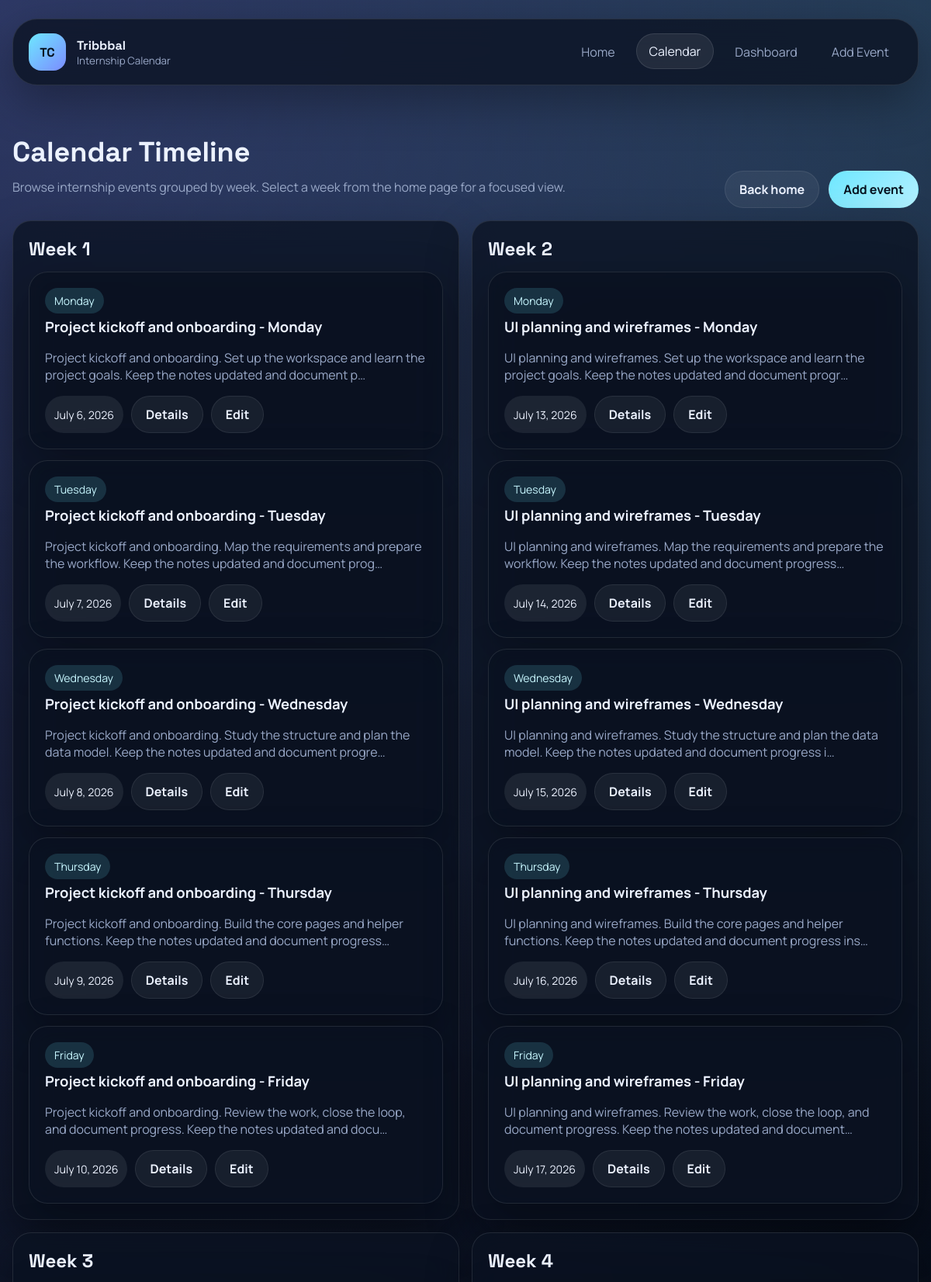
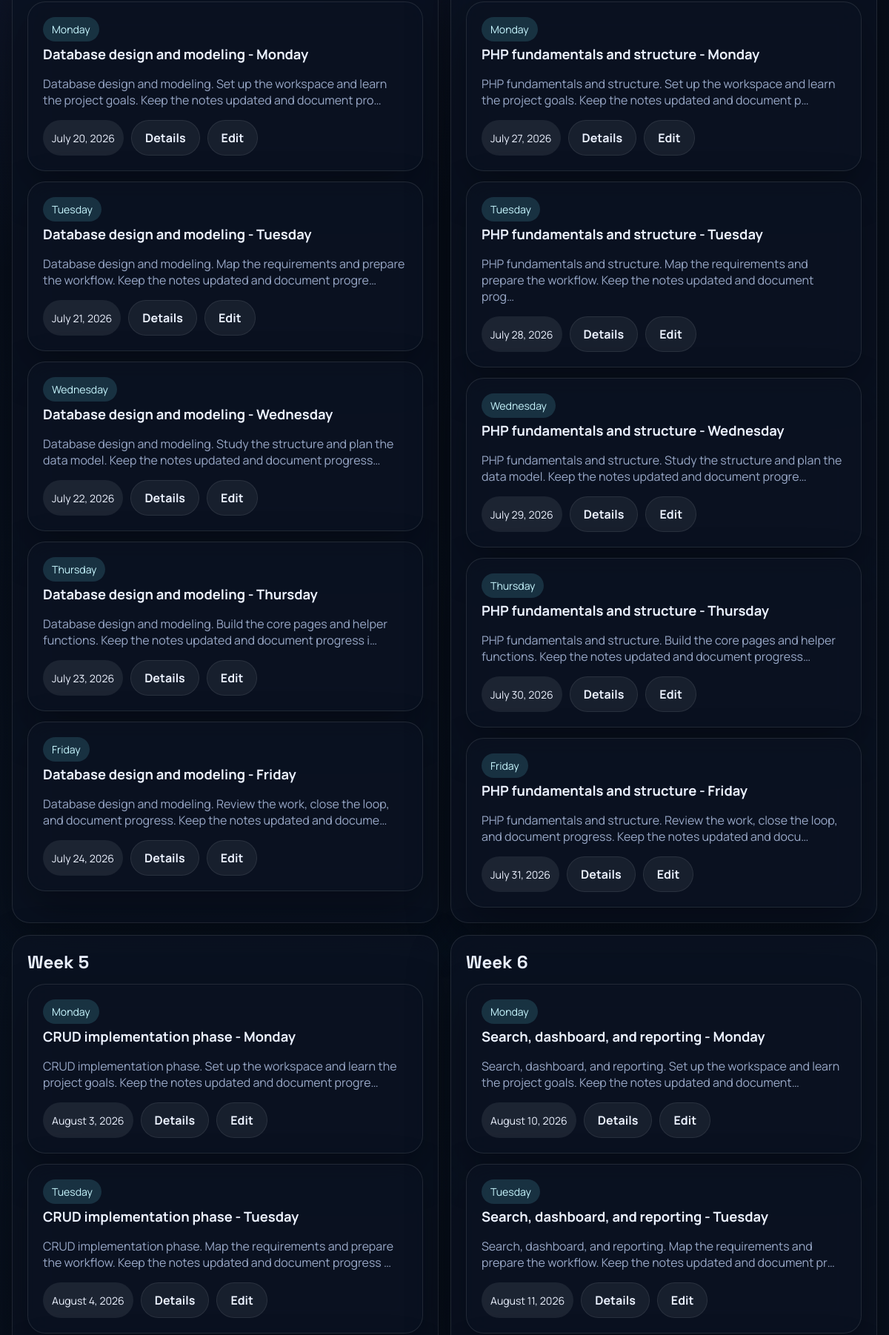
/calendar.php (upper part), run on the app's committed database (2 pictures, top to bottom).
### tables this page shows
CREATE TABLE calendar_events (
    id INT AUTO_INCREMENT PRIMARY KEY,
    week INT NOT NULL,
    day VARCHAR(20) NOT NULL,
    title VARCHAR(255) NOT NULL,
    description TEXT NOT NULL,
    success_criteria TEXT NOT NULL,
    traps TEXT DEFAULT NULL,
    event_date DATE NOT NULL,
    created_at TIMESTAMP DEFAULT CURRENT_TIMESTAMP
);

### includes/functions.php (called while the page is built, shortened)
<?php
function app_db(): mysqli
{
    static $connection = null;
    if ($connection instanceof mysqli) {
        return $connection;
    }
    try {
        $connection = mysqli_connect(DB_HOST, DB_USER, DB_PASS, DB_NAME);
    } catch (mysqli_sql_exception $e) {
        http_response_code(500);
        die(
            'Database connection failed. ' .
            'Create the `internship_app` MySQL user, import `sql/internship_calendar.sql`, ' .
            'and update `config/database.php`. ' .
            'Details: ' . htmlspecialchars($e->getMessage(), ENT_QUOTES, 'UTF-8')
        );
    }
    mysqli_set_charset($connection, 'utf8mb4');
    return $connection;
}
function app_escape(?string $value): string
{
    return htmlspecialchars(trim((string) $value), ENT_QUOTES, 'UTF-8');
}
function app_text_lines(?string $text): array
{
    $text = trim((string) $text);
    $text = str_replace(["\r\n", "\r"], "\n", $text);
    return array_values(array_filter(array_map('trim', explode("\n", $text))));
}
function app_text_preview(?string $text, int $limit = 120): string
{
    $lines = app_text_lines($text);
    $preview = implode(' ', array_slice($lines, 0, 2));
    return strlen($preview) > $limit ? substr($preview, 0, $limit - 1) . '…' : $preview;
}
function app_format_date(?string $date): string
{
    $timestamp = strtotime($date);
    return $timestamp ? date('F j, Y', $timestamp) : '-';
}
function app_fetch_events(string $search = ''): array
{
    $conn = app_db();
    $sql = 'SELECT * FROM calendar_events';
    $sql .= ' ORDER BY event_date ASC, week ASC, day ASC, id ASC';
    $result = mysqli_query($conn, $sql);
    $events = [];
    if ($result instanceof mysqli_result) {
        while ($row = mysqli_fetch_assoc($result)) {
            $events[] = $row;
        }
    }
    return $events;
}
function app_event_weeks(array $events): array
{
    $weeks = [];
    foreach ($events as $event) {
        $week = (int) $event['week'];
        if (!isset($weeks[$week])) {
            $weeks[$week] = [];
        }
        $weeks[$week][] = $event;
    }
    ksort($weeks);
    return $weeks;
}

### calendar.php (the view, shortened to what this page needs)
<?php
require_once __DIR__ . '/includes/functions.php';
$events = app_fetch_events();
$grouped = app_event_weeks($events);
require_once __DIR__ . '/includes/header.php';
?>
<section class="section">
    <div class="section-header">
        <div>
            <h1 class="section-title">Calendar Timeline</h1>
            <p class="section-subtitle">Browse internship events grouped by week. Select a week from the home page for a focused view.</p>
        </div>
        <div class="toolbar">
            <a class="ghost-btn" href="index.php">Back home</a>
            <a class="btn" href="add-event.php">Add event</a>
        </div>
    </div>
    <?php if ($grouped): ?>
        <div class="grid calendar-grid">
            <?php foreach ($grouped as $weekNumber => $weekEvents): ?>
                <article class="panel">
                    <h2 class="timeline-week">Week <?= (int) $weekNumber ?></h2>
                    <?php foreach ($weekEvents as $event): ?>
                        <div class="timeline-event" data-event-date="<?= app_escape($event['event_date']) ?>">
                            <span class="pill accent"><?= app_escape($event['day']) ?></span>
                            <h3 class="timeline-title"><?= app_escape($event['title']) ?></h3>
                            <p class="timeline-desc"><?= app_escape(app_text_preview($event['description'])) ?></p>
                            <div class="timeline-meta">
                                <span class="pill"><?= app_format_date($event['event_date']) ?></span>
                                <a class="ghost-btn" href="event.php?id=<?= (int) $event['id'] ?>">Details</a>
                                <a class="ghost-btn" href="edit-event.php?id=<?= (int) $event['id'] ?>">Edit</a>
                            </div>
                        </div>
                    <?php endforeach; ?>
                </article>
            <?php endforeach; ?>
        </div>
    <?php endif; ?>
</section>
<?php require_once __DIR__ . '/includes/footer.php'; ?>

### assets/css/style.css (style rules this page uses)
:root { --bg: #08111f; --bg-soft: #101b31; --panel: rgba(11, 18, 34, 0.78); --panel-strong: #111d35; --line: rgba(255, 255, 255, 0.1); --text: #ecf2ff; --muted: #99a8c7; --accent: #6ee7ff; --accent-2: #7c8cff; --success: #22c55e; --warning: #f59e0b; --danger: #ef4444; --shadow: 0 22px 60px rgba(0, 0, 0, 0.32); --radius: 24px; --font-body: 'Manrope', system-ui, sans-serif; --font-display: 'Space Grotesk', 'Manrope', system-ui, sans-serif; }
* { box-sizing: border-box; }
html { scroll-behavior: smooth; }
body { margin: 0; font-family: var(--font-body); color: var(--text); background: radial-gradient(circle at top left, rgba(124, 140, 255, 0.32), transparent 35%), radial-gradient(circle at top right, rgba(110, 231, 255, 0.18), transparent 26%), linear-gradient(180deg, #050914 0%, var(--bg) 55%, #030611 100%); min-height: 100vh; }
a { color: inherit; text-decoration: none; }
.site-header, .flash, .panel, .card, .metric, .timeline-event, .form-shell, .empty-state, .site-footer { backdrop-filter: blur(16px); -webkit-backdrop-filter: blur(16px); background: var(--panel); border: 1px solid var(--line); box-shadow: var(--shadow); }
.brand strong, .section-title, .hero h1, .metric-value, .card-title, .timeline-week, .form-shell h1 { font-family: var(--font-display); }
.site-nav a, .btn, .ghost-btn, .danger-btn, .nav-toggle { border-radius: 999px; border: 1px solid transparent; transition: transform 180ms ease, background 180ms ease, border-color 180ms ease, color 180ms ease; }
.hero-panel, .panel, .form-shell, .card, .metric, .timeline-event, .empty-state { border-radius: var(--radius); }
.hero h1, .section-title, .form-shell h1 { margin: 14px 0 10px; font-size: clamp(2rem, 3vw, 3.7rem); line-height: 1; }
.hero p, .section-subtitle, .empty-state p, .metric-label, .card-meta, .timeline-desc, .form-hint, .site-footer, .helper-copy { color: var(--muted); }
.hero-actions, .toolbar, .form-actions { display: flex; flex-wrap: wrap; gap: 12px; align-items: center; }
.btn, .ghost-btn, .danger-btn { display: inline-flex; align-items: center; justify-content: center; gap: 8px; padding: 12px 18px; font-weight: 700; cursor: pointer; }
.btn { color: #06111f; background: linear-gradient(135deg, var(--accent), #b3f0ff); }
.ghost-btn { color: var(--text); background: rgba(255, 255, 255, 0.06); border-color: rgba(255, 255, 255, 0.08); }
.section { margin-top: 26px; }
.section-header { display: flex; align-items: end; justify-content: space-between; gap: 16px; margin-bottom: 16px; }
.grid { display: grid; gap: 16px; }
.calendar-grid { grid-template-columns: repeat(2, minmax(0, 1fr)); }
.card, .timeline-event, .empty-state, .panel, .form-shell { padding: 20px; }
.pill { display: inline-flex; align-items: center; padding: 7px 12px; border-radius: 999px; background: rgba(255, 255, 255, 0.08); color: var(--text); font-size: 0.88rem; }
.pill.accent { background: rgba(110, 231, 255, 0.15); color: #c8f7ff; }
.timeline-week { margin: 0 0 14px; font-size: 1.5rem; }
.timeline-event + .timeline-event { margin-top: 14px; }
.timeline-title { margin: 4px 0 10px; font-size: 1.15rem; }
.timeline-meta { display: flex; gap: 10px; flex-wrap: wrap; margin-top: 14px; }

### data on the page
calendar_events: day "Monday", title "Project kickoff and onboarding - Monday", description "Project kickoff and onboarding. Set up the workspace and learn the project goals. Keep the notes updated and document p…", event_date "July 6, 2026"
calendar_events: day "Tuesday", title "Project kickoff and onboarding - Tuesday", description "Project kickoff and onboarding. Map the requirements and prepare the workflow. Keep the notes updated and document prog…", event_date "July 7, 2026"
calendar_events: day "Wednesday", title "Project kickoff and onboarding - Wednesday", description "Project kickoff and onboarding. Study the structure and plan the data model. Keep the notes updated and document progre…", event_date "July 8, 2026"
calendar_events: day "Thursday", title "Project kickoff and onboarding - Thursday", description "Project kickoff and onboarding. Build the core pages and helper functions. Keep the notes updated and document progress…", event_date "July 9, 2026"
calendar_events: day "Friday", title "Project kickoff and onboarding - Friday", description "Project kickoff and onboarding. Review the work, close the loop, and document progress. Keep the notes updated and docu…", event_date "July 10, 2026"
calendar_events: day "Monday", title "UI planning and wireframes - Monday", description "UI planning and wireframes. Set up the workspace and learn the project goals. Keep the notes updated and document progr…", event_date "July 13, 2026"
calendar_events: day "Tuesday", title "UI planning and wireframes - Tuesday", description "UI planning and wireframes. Map the requirements and prepare the workflow. Keep the notes updated and document progress…", event_date "July 14, 2026"
calendar_events: day "Wednesday", title "UI planning and wireframes - Wednesday", description "UI planning and wireframes. Study the structure and plan the data model. Keep the notes updated and document progress i…", event_date "July 15, 2026"
calendar_events: day "Thursday", title "UI planning and wireframes - Thursday", description "UI planning and wireframes. Build the core pages and helper functions. Keep the notes updated and document progress ins…", event_date "July 16, 2026"
calendar_events: day "Friday", title "UI planning and wireframes - Friday", description "UI planning and wireframes. Review the work, close the loop, and document progress. Keep the notes updated and document…", event_date "July 17, 2026"
calendar_events: day "Monday", title "Database design and modeling - Monday", description "Database design and modeling. Set up the workspace and learn the project goals. Keep the notes updated and document pro…", event_date "July 20, 2026"
calendar_events: day "Tuesday", title "Database design and modeling - Tuesday", description "Database design and modeling. Map the requirements and prepare the workflow. Keep the notes updated and document progre…", event_date "July 21, 2026"
calendar_events: day "Wednesday", title "Database design and modeling - Wednesday", description "Database design and modeling. Study the structure and plan the data model. Keep the notes updated and document progress…", event_date "July 22, 2026"
calendar_events: day "Thursday", title "Database design and modeling - Thursday", description "Database design and modeling. Build the core pages and helper functions. Keep the notes updated and document progress i…", event_date "July 23, 2026"
calendar_events: day "Friday", title "Database design and modeling - Friday", description "Database design and modeling. Review the work, close the loop, and document progress. Keep the notes updated and docume…", event_date "July 24, 2026"
calendar_events: day "Monday", title "PHP fundamentals and structure - Monday", description "PHP fundamentals and structure. Set up the workspace and learn the project goals. Keep the notes updated and document p…", event_date "July 27, 2026"
calendar_events: day "Tuesday", title "PHP fundamentals and structure - Tuesday", description "PHP fundamentals and structure. Map the requirements and prepare the workflow. Keep the notes updated and document prog…", event_date "July 28, 2026"
calendar_events: day "Wednesday", title "PHP fundamentals and structure - Wednesday", description "PHP fundamentals and structure. Study the structure and plan the data model. Keep the notes updated and document progre…", event_date "July 29, 2026"
calendar_events: day "Thursday", title "PHP fundamentals and structure - Thursday", description "PHP fundamentals and structure. Build the core pages and helper functions. Keep the notes updated and document progress…", event_date "July 30, 2026"
calendar_events: day "Friday", title "PHP fundamentals and structure - Friday", description "PHP fundamentals and structure. Review the work, close the loop, and document progress. Keep the notes updated and docu…", event_date "July 31, 2026"
calendar_events: day "Monday", title "CRUD implementation phase - Monday", description "CRUD implementation phase. Set up the workspace and learn the project goals. Keep the notes updated and document progre…", event_date "August 3, 2026"
calendar_events: day "Tuesday", title "CRUD implementation phase - Tuesday", description "CRUD implementation phase. Map the requirements and prepare the workflow. Keep the notes updated and document progress …", event_date "August 4, 2026"
calendar_events: day "Monday", title "Search, dashboard, and reporting - Monday", description "Search, dashboard, and reporting. Set up the workspace and learn the project goals. Keep the notes updated and document…", event_date "August 10, 2026"
calendar_events: day "Tuesday", title "Search, dashboard, and reporting - Tuesday", description "Search, dashboard, and reporting. Map the requirements and prepare the workflow. Keep the notes updated and document pr…", event_date "August 11, 2026"

### other printed values
app_escape($item['label']) "Home"
app_escape($item['label']) "Calendar"
app_escape($item['label']) "Dashboard"
app_escape($item['label']) "Add Event"
$weekNumber "1"
$weekNumber "2"
$weekNumber "3"
$weekNumber "4"
$weekNumber "5"
$weekNumber "6"
